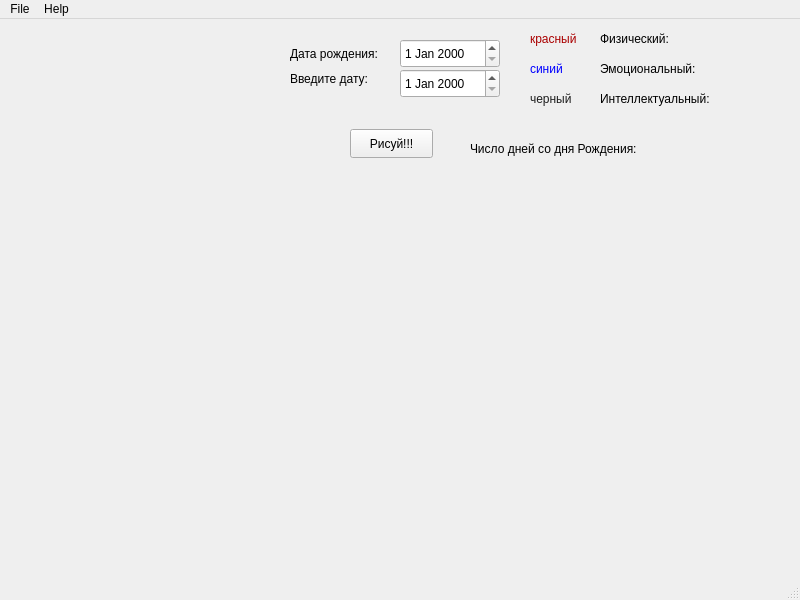
<?xml version="1.0" encoding="UTF-8"?>
<ui version="4.0">
 <class>MainWindow</class>
 <widget class="QMainWindow" name="MainWindow">
  <property name="geometry">
   <rect>
    <x>0</x>
    <y>0</y>
    <width>800</width>
    <height>600</height>
   </rect>
  </property>
  <property name="windowTitle">
   <string>MainWindow</string>
  </property>
  <widget class="QWidget" name="centralwidget">
   <widget class="QPushButton" name="CalculateButton">
    <property name="geometry">
     <rect>
      <x>350</x>
      <y>110</y>
      <width>83</width>
      <height>29</height>
     </rect>
    </property>
    <property name="text">
     <string>Рисуй!!!</string>
    </property>
   </widget>
   <widget class="QLabel" name="labelNumDays">
    <property name="geometry">
     <rect>
      <x>470</x>
      <y>120</y>
      <width>270</width>
      <height>20</height>
     </rect>
    </property>
    <property name="text">
     <string>&lt;html&gt;&lt;head/&gt;&lt;body&gt;&lt;p&gt;Число дней со дня Рождения:&lt;/p&gt;&lt;/body&gt;&lt;/html&gt;</string>
    </property>
   </widget>
   <widget class="QLabel" name="labelPhysical">
    <property name="geometry">
     <rect>
      <x>600</x>
      <y>10</y>
      <width>191</width>
      <height>20</height>
     </rect>
    </property>
    <property name="text">
     <string>&lt;html&gt;&lt;head/&gt;&lt;body&gt;&lt;p&gt;Физический:&lt;/p&gt;&lt;/body&gt;&lt;/html&gt;</string>
    </property>
   </widget>
   <widget class="QLabel" name="labelEmotional">
    <property name="geometry">
     <rect>
      <x>600</x>
      <y>40</y>
      <width>191</width>
      <height>21</height>
     </rect>
    </property>
    <property name="text">
     <string>&lt;html&gt;&lt;head/&gt;&lt;body&gt;&lt;p&gt;Эмоциональный:&lt;/p&gt;&lt;/body&gt;&lt;/html&gt;</string>
    </property>
   </widget>
   <widget class="QLabel" name="labelIntellectual">
    <property name="geometry">
     <rect>
      <x>600</x>
      <y>70</y>
      <width>191</width>
      <height>20</height>
     </rect>
    </property>
    <property name="text">
     <string>&lt;html&gt;&lt;head/&gt;&lt;body&gt;&lt;p&gt;Интеллектуальный:&lt;/p&gt;&lt;/body&gt;&lt;/html&gt;</string>
    </property>
   </widget>
   <widget class="QLabel" name="labelGraphic">
    <property name="geometry">
     <rect>
      <x>10</x>
      <y>250</y>
      <width>781</width>
      <height>291</height>
     </rect>
    </property>
    <property name="text">
     <string/>
    </property>
   </widget>
   <widget class="QLabel" name="labelRed">
    <property name="geometry">
     <rect>
      <x>530</x>
      <y>10</y>
      <width>61</width>
      <height>20</height>
     </rect>
    </property>
    <property name="text">
     <string>&lt;html&gt;&lt;head/&gt;&lt;body&gt;&lt;p&gt;&lt;span style=&quot; color:#aa0000;&quot;&gt;красный&lt;/span&gt;&lt;/p&gt;&lt;/body&gt;&lt;/html&gt;</string>
    </property>
   </widget>
   <widget class="QLabel" name="labelTodaysDate">
    <property name="geometry">
     <rect>
      <x>290</x>
      <y>50</y>
      <width>80</width>
      <height>20</height>
     </rect>
    </property>
    <property name="text">
     <string>&lt;html&gt;&lt;head/&gt;&lt;body&gt;&lt;p&gt;Введите дату:&lt;/p&gt;&lt;/body&gt;&lt;/html&gt;</string>
    </property>
   </widget>
   <widget class="QLabel" name="labelBirthDate">
    <property name="geometry">
     <rect>
      <x>290</x>
      <y>20</y>
      <width>90</width>
      <height>30</height>
     </rect>
    </property>
    <property name="text">
     <string>&lt;html&gt;&lt;head/&gt;&lt;body&gt;&lt;p&gt;Дата рождения:&lt;/p&gt;&lt;/body&gt;&lt;/html&gt;</string>
    </property>
   </widget>
   <widget class="QDateEdit" name="dateEdit1">
    <property name="geometry">
     <rect>
      <x>400</x>
      <y>20</y>
      <width>100</width>
      <height>29</height>
     </rect>
    </property>
   </widget>
   <widget class="QDateEdit" name="dateEdit2">
    <property name="geometry">
     <rect>
      <x>400</x>
      <y>50</y>
      <width>100</width>
      <height>29</height>
     </rect>
    </property>
   </widget>
   <widget class="QLabel" name="labelBlack">
    <property name="geometry">
     <rect>
      <x>530</x>
      <y>70</y>
      <width>50</width>
      <height>20</height>
     </rect>
    </property>
    <property name="text">
     <string>&lt;html&gt;&lt;head/&gt;&lt;body&gt;&lt;p&gt;&lt;span style=&quot; color:#1e1e1e;&quot;&gt;черный&lt;/span&gt;&lt;/p&gt;&lt;/body&gt;&lt;/html&gt;</string>
    </property>
   </widget>
   <widget class="QLabel" name="labelBlue">
    <property name="geometry">
     <rect>
      <x>530</x>
      <y>40</y>
      <width>40</width>
      <height>20</height>
     </rect>
    </property>
    <property name="text">
     <string>&lt;html&gt;&lt;head/&gt;&lt;body&gt;&lt;p&gt;&lt;span style=&quot; color:#0000ff;&quot;&gt;синий&lt;/span&gt;&lt;/p&gt;&lt;/body&gt;&lt;/html&gt;</string>
    </property>
   </widget>
   <widget class="QLabel" name="label">
    <property name="geometry">
     <rect>
      <x>30</x>
      <y>-10</y>
      <width>220</width>
      <height>230</height>
     </rect>
    </property>
    <property name="text">
     <string>&lt;html&gt;&lt;head/&gt;&lt;body&gt;&lt;p&gt;&lt;img src=&quot;:/img/photo_2024-04-01_12-52-13.jpg&quot;/&gt;&lt;/p&gt;&lt;/body&gt;&lt;/html&gt;</string>
    </property>
   </widget>
  </widget>
  <widget class="QStatusBar" name="statusbar"/>
  <widget class="QMenuBar" name="menubar">
   <property name="geometry">
    <rect>
     <x>0</x>
     <y>0</y>
     <width>800</width>
     <height>21</height>
    </rect>
   </property>
   <widget class="QMenu" name="menuFile">
    <property name="title">
     <string>File</string>
    </property>
    <addaction name="actionOpen"/>
    <addaction name="actionSave"/>
   </widget>
   <widget class="QMenu" name="menuHelp">
    <property name="title">
     <string>Help</string>
    </property>
    <addaction name="actionHow_does_it_work"/>
   </widget>
   <addaction name="menuFile"/>
   <addaction name="menuHelp"/>
  </widget>
  <action name="actionOpen">
   <property name="icon">
    <iconset>
     <normaloff>../LLL/img/Open.svg.svg</normaloff>../LLL/img/Open.svg.svg</iconset>
   </property>
   <property name="text">
    <string>Open</string>
   </property>
   <property name="shortcut">
    <string>Ctrl+O</string>
   </property>
  </action>
  <action name="actionSave">
   <property name="icon">
    <iconset>
     <normaloff>../LLL/img/Save.svg.svg</normaloff>../LLL/img/Save.svg.svg</iconset>
   </property>
   <property name="text">
    <string>Save</string>
   </property>
   <property name="shortcut">
    <string>Ctrl+S</string>
   </property>
  </action>
  <action name="actionHow_does_it_work">
   <property name="icon">
    <iconset>
     <normaloff>../LLL/img/Info.svg.svg</normaloff>../LLL/img/Info.svg.svg</iconset>
   </property>
   <property name="text">
    <string>How does it work</string>
   </property>
  </action>
 </widget>
 <resources/>
 <connections/>
</ui>
